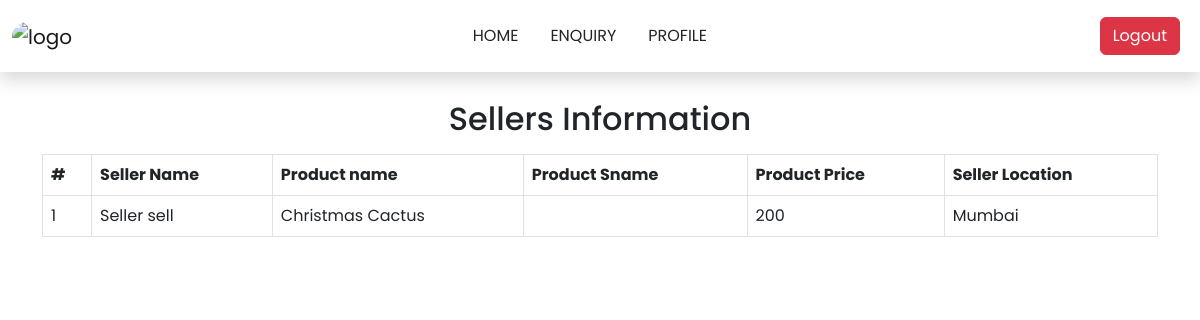
/Seller/sellerProducts.php?sellerid=9, run on the app's committed database.
### tables this page shows
CREATE TABLE `users` (
  `id` int(11) NOT NULL,
  `name` text NOT NULL,
  `first_name` text NOT NULL,
  `last_name` text NOT NULL,
  `username` text NOT NULL,
  `email` text NOT NULL,
  `role_type` int(11) NOT NULL DEFAULT 1,
  `phone_number` text NOT NULL,
  `dob` date NOT NULL,
  `password` text NOT NULL,
  `validation_key` text NOT NULL,
  `seller_location` text DEFAULT NULL,
  `registration_date` date NOT NULL,
  `is_active` int(11) NOT NULL,
  `otp` text NOT NULL,
  `pp` text NOT NULL DEFAULT 'avatar3.png',
  `country_code` varchar(10) DEFAULT NULL,
  `address` text DEFAULT NULL,
  `postcode` varchar(20) DEFAULT NULL
);

CREATE TABLE `products` (
  `product_ID` int(255) NOT NULL,
  `product_image` varchar(255) NOT NULL,
  `product_desc` text NOT NULL,
  `product_qnt` bigint(20) NOT NULL,
  `product_name` varchar(255) NOT NULL,
  `product_price` varchar(255) NOT NULL,
  `category` varchar(55) NOT NULL,
  `seller_id` int(55) NOT NULL,
  `promoted` varchar(10) NOT NULL,
  `sold_quantity` int(10) NOT NULL,
  `promo_price` int(56) NOT NULL,
  `date` datetime DEFAULT current_timestamp()
);

### Seller/sellerProducts.php (the view, shortened to what this page needs)
<?php
include "../include/DBconn.php";
?>
<!DOCTYPE html>
<html lang="en">
<head>
    <link rel="stylesheet" href="../style/Notificationxx.css">
    <link href="https://cdn.jsdelivr.net/npm/bootstrap@5.2.2/dist/css/bootstrap.min.css" rel="stylesheet">
    <link rel="stylesheet" href="https://cdnjs.cloudflare.com/ajax/libs/font-awesome/4.7.0/css/font-awesome.min.css">
</head>
<?php include("../include/navigation.php"); ?>
<div class="container" style="margin-top: 100px">
    <h2 class="text-center mt-5">Sellers Information</h2>
    <table id="example" class="table table-bordered mt-3">
        <thead>
            <tr>
                <th>#</th>
                <th>Seller Name</th>
                <th>Product name</th>
                <th>Product Sname</th>
                <th>Product Price</th>
                <th>Seller Location</th>
            </tr>
        </thead>
        <tbody>
            <?php
            $seller_id = $_GET['sellerid'];
            $key = 1;
            $sellers_result = mysqli_query($conn, "SELECT users.*,p.* FROM users join sellers_product sp on sp.seller_id = users.id join products p on p.product_ID = sp.product_id where users.id='".$seller_id."' and role_type = '2' ");
            while ($seller = mysqli_fetch_assoc($sellers_result)) : ?>
                <tr>
                    <td><?php echo $key ?></td>
                    <td><?php echo $seller['first_name'] . " " . $seller['last_name'] ?></td>
                    <td><?php echo $seller['product_name'] ?></td>
                    <td><?php echo $seller['product_sname'] ?></td>
                    <td><?php echo $seller['product_price'] ?></td>
                    <td><?php echo ucfirst($seller['seller_location']); ?></td>
                </tr>
                <?php $key +=1; ?>
            <?php endwhile; ?>
        </tbody>
    </table>
</div>

### style/Notificationxx.css (style rules this page uses)
* { font-family: 'Poppins', sans-serif; }

### data on the page
users: first_name "Seller", last_name "sell", products.product_name "Christmas Cactus", products.product_price "200", seller_location "Mumbai"
